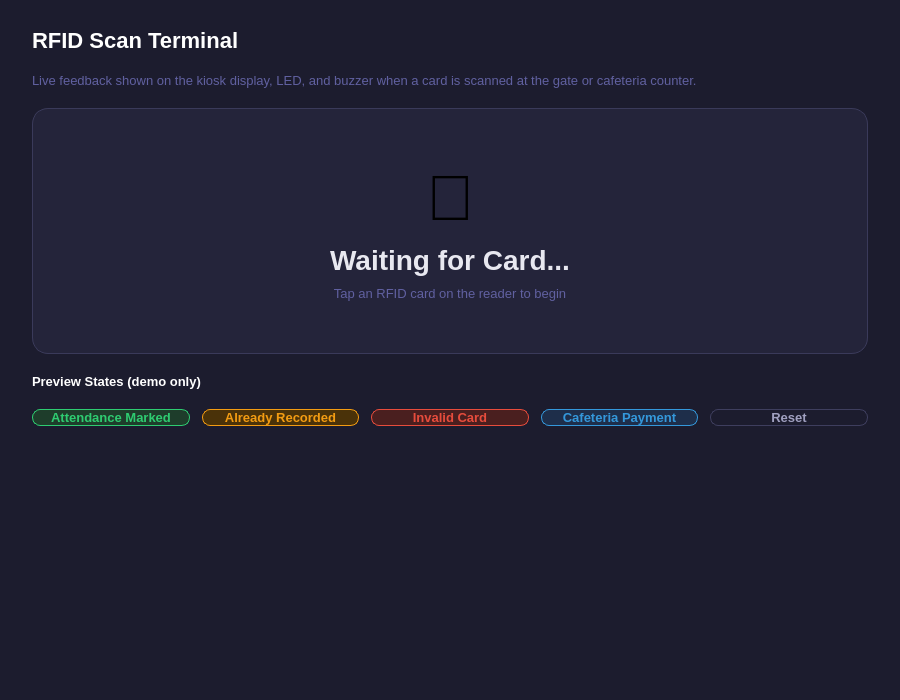
<?xml version="1.0" encoding="UTF-8"?>
<ui version="4.0">
 <class>ScanTerminalPage</class>
 <widget class="QWidget" name="ScanTerminalPage">
  <property name="geometry">
   <rect><x>0</x><y>0</y><width>900</width><height>700</height></rect>
  </property>
  <property name="windowTitle">
   <string>ScanTerminalPage</string>
  </property>
  <property name="styleSheet">
   <string notr="true">QWidget#ScanTerminalPage { background-color: #1C1C2E; }</string>
  </property>

  <layout class="QVBoxLayout" name="scanLayout">
   <property name="leftMargin"><number>32</number></property>
   <property name="topMargin"><number>28</number></property>
   <property name="rightMargin"><number>32</number></property>
   <property name="bottomMargin"><number>28</number></property>
   <property name="spacing"><number>20</number></property>

   <item>
    <widget class="QLabel" name="labelScanTermTitle">
     <property name="text"><string>RFID Scan Terminal</string></property>
     <property name="styleSheet">
      <string notr="true">color:#FFFFFF; font-size:22px; font-weight:700; background:transparent; border:none;</string>
     </property>
    </widget>
   </item>

   <item>
    <widget class="QLabel" name="labelScanTermInfo">
     <property name="text"><string>Live feedback shown on the kiosk display, LED, and buzzer when a card is scanned at the gate or cafeteria counter.</string></property>
     <property name="wordWrap"><bool>true</bool></property>
     <property name="styleSheet">
      <string notr="true">color:#6060A0; font-size:13px; background:transparent; border:none;</string>
     </property>
    </widget>
   </item>

   <item>
    <widget class="QFrame" name="scanStatusFrame">
     <property name="minimumHeight"><number>260</number></property>
     <property name="styleSheet">
      <string notr="true">QFrame#scanStatusFrame { background-color:#24243A; border:1px solid #3A3A5A; border-radius:16px; }</string>
     </property>
     <layout class="QVBoxLayout" name="scanStatusLayout">
      <property name="spacing"><number>10</number></property>
      <property name="leftMargin"><number>20</number></property>
      <property name="topMargin"><number>30</number></property>
      <property name="rightMargin"><number>20</number></property>
      <property name="bottomMargin"><number>30</number></property>
      <item>
       <spacer name="statusVSpacerTop">
        <property name="orientation"><enum>Qt::Vertical</enum></property>
        <property name="sizeHint" stdset="0"><size><width>20</width><height>10</height></size></property>
       </spacer>
      </item>
      <item>
       <widget class="QLabel" name="labelStatusIcon">
        <property name="text"><string>&#x1F4E1;</string></property>
        <property name="alignment"><set>Qt::AlignCenter</set></property>
        <property name="styleSheet">
         <string notr="true">font-size:64px; background:transparent; border:none;</string>
        </property>
       </widget>
      </item>
      <item>
       <widget class="QLabel" name="labelStatusMessage">
        <property name="text"><string>Waiting for Card...</string></property>
        <property name="alignment"><set>Qt::AlignCenter</set></property>
        <property name="styleSheet">
         <string notr="true">color:#E8E8F0; font-size:28px; font-weight:800; background:transparent; border:none;</string>
        </property>
       </widget>
      </item>
      <item>
       <widget class="QLabel" name="labelStatusDetail">
        <property name="text"><string>Tap an RFID card on the reader to begin</string></property>
        <property name="alignment"><set>Qt::AlignCenter</set></property>
        <property name="styleSheet">
         <string notr="true">color:#6060A0; font-size:13px; background:transparent; border:none;</string>
        </property>
       </widget>
      </item>
      <item>
       <spacer name="statusVSpacerBottom">
        <property name="orientation"><enum>Qt::Vertical</enum></property>
        <property name="sizeHint" stdset="0"><size><width>20</width><height>10</height></size></property>
       </spacer>
      </item>
     </layout>
    </widget>
   </item>

   <item>
    <widget class="QLabel" name="labelDemoTitle">
     <property name="text"><string>Preview States (demo only)</string></property>
     <property name="styleSheet">
      <string notr="true">color:#FFFFFF; font-size:13px; font-weight:600; background:transparent; border:none;</string>
     </property>
    </widget>
   </item>

   <item>
    <layout class="QHBoxLayout" name="demoButtonsRow">
     <property name="spacing"><number>12</number></property>
     <item>
      <widget class="QPushButton" name="pushButtonDemoMarked">
       <property name="text"><string>Attendance Marked</string></property>
       <property name="minimumHeight"><number>44</number></property>
       <property name="cursor"><cursorShape>PointingHandCursor</cursorShape></property>
       <property name="styleSheet">
        <string notr="true">QPushButton{background-color:#1E3D2B;color:#2ECC71;border:1px solid #2ECC71;border-radius:8px;font-size:13px;font-weight:600;}
QPushButton:hover{background-color:#234C33;}</string>
       </property>
      </widget>
     </item>
     <item>
      <widget class="QPushButton" name="pushButtonDemoAlready">
       <property name="text"><string>Already Recorded</string></property>
       <property name="minimumHeight"><number>44</number></property>
       <property name="cursor"><cursorShape>PointingHandCursor</cursorShape></property>
       <property name="styleSheet">
        <string notr="true">QPushButton{background-color:#4A3209;color:#F39C12;border:1px solid #F39C12;border-radius:8px;font-size:13px;font-weight:600;}
QPushButton:hover{background-color:#5A3E0C;}</string>
       </property>
      </widget>
     </item>
     <item>
      <widget class="QPushButton" name="pushButtonDemoInvalid">
       <property name="text"><string>Invalid Card</string></property>
       <property name="minimumHeight"><number>44</number></property>
       <property name="cursor"><cursorShape>PointingHandCursor</cursorShape></property>
       <property name="styleSheet">
        <string notr="true">QPushButton{background-color:#4A1F1F;color:#E74C3C;border:1px solid #E74C3C;border-radius:8px;font-size:13px;font-weight:600;}
QPushButton:hover{background-color:#5A2626;}</string>
       </property>
      </widget>
     </item>
     <item>
      <widget class="QPushButton" name="pushButtonDemoCafeteria">
       <property name="text"><string>Cafeteria Payment</string></property>
       <property name="minimumHeight"><number>44</number></property>
       <property name="cursor"><cursorShape>PointingHandCursor</cursorShape></property>
       <property name="styleSheet">
        <string notr="true">QPushButton{background-color:#1E2E4A;color:#3498DB;border:1px solid #3498DB;border-radius:8px;font-size:13px;font-weight:600;}
QPushButton:hover{background-color:#243A5A;}</string>
       </property>
      </widget>
     </item>
     <item>
      <widget class="QPushButton" name="pushButtonDemoReset">
       <property name="text"><string>Reset</string></property>
       <property name="minimumHeight"><number>44</number></property>
       <property name="minimumWidth"><number>90</number></property>
       <property name="cursor"><cursorShape>PointingHandCursor</cursorShape></property>
       <property name="styleSheet">
        <string notr="true">QPushButton{background-color:transparent;color:#A0A0C0;border:1px solid #3E3E5E;border-radius:8px;font-size:13px;font-weight:600;}
QPushButton:hover{background-color:#2A2A3E;color:#E0E0F8;}</string>
       </property>
      </widget>
     </item>
    </layout>
   </item>

   <item>
    <spacer name="bottomSpacer">
     <property name="orientation"><enum>Qt::Vertical</enum></property>
     <property name="sizeHint" stdset="0"><size><width>20</width><height>40</height></size></property>
    </spacer>
   </item>

  </layout>
 </widget>
 <resources/>
 <connections/>
</ui>
